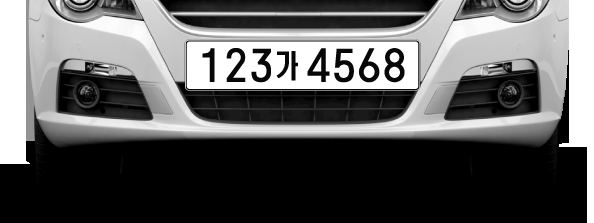
#> input picture carnum.png, 594 x 223 px
$ jupyter execute --allow-errors '자동차번호판.ipynb'
#> lines starting #> are read from the running program, lines starting #| are printed output that depends on the picture; after the words box and inside, x2 and y2 are one past the last pixel; in counts of white or black regions, pixels touching at a corner belong together
[cell 1]
import cv2
import numpy as np
import matplotlib.pyplot as plt
plt.style.use('dark_background')

img_ori=cv2.imread('carnum.png')
#> img_ori is the input picture: shape (223, 594, 3); mean B, G, R 95.3, 95.3, 95.3

height, width, channel=img_ori.shape
#> height = 223; width = 594; channel = 3

plt.figure(figsize=(12, 10))
plt.imshow(img_ori, cmap='gray')
print(height, width, channel)
#| 223 594 3

[cell 2]
gray = cv2.cvtColor(img_ori, cv2.COLOR_BGR2GRAY)
plt.figure(figsize=(12,10))
plt.imshow(gray, cmap='gray')

[cell 3]
img_blurred = cv2.GaussianBlur(gray, ksize=(5, 5), sigmaX=0)
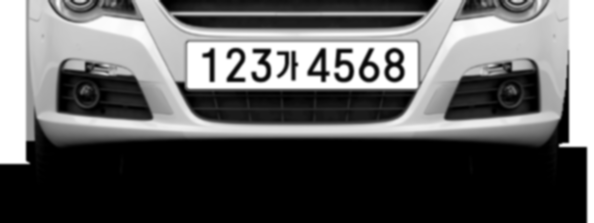
#> img_blurred: shape (223, 594); min 0, max 255, mean 95.3

img_blur_thresh = cv2.adaptiveThreshold(
    img_blurred,
    maxValue=255.0,
    adaptiveMethod=cv2.ADAPTIVE_THRESH_GAUSSIAN_C,
    thresholdType=cv2.THRESH_BINARY_INV,
    blockSize=19,
    C=9
)
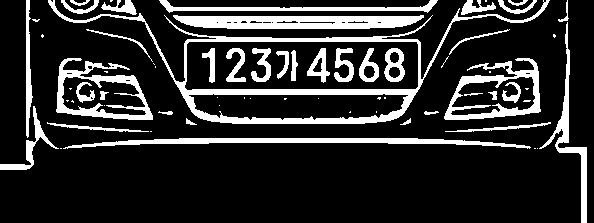
#> img_blur_thresh: shape (223, 594); 17.4% white; 68 white regions (30 under 20 px)

plt.figure(figsize=(12, 10))
plt.imshow(img_blur_thresh, cmap='gray')

[cell 4]
contours, _ = cv2.findContours(
    img_blur_thresh,
    mode=cv2.RETR_LIST,
    method=cv2.CHAIN_APPROX_SIMPLE
)
#> contours = 94 contours, 46 with area under 20; largest, box (x1, y1, x2, y2) and area: (48, 0, 550, 124) 20194, (184, 41, 419, 91) 11139, (188, 93, 409, 121) 4721, (56, 58, 153, 120) 3835, (444, 58, 541, 120) 3804

temp_result = np.zeros((height, width, channel), dtype=np.uint8)

#> (the rest of this cell did not finish here and is left out)

[cell 5]
temp_result = np.zeros((height, width, channel), dtype=np.uint8)

contours_dict = []

for contour in contours:
    x, y, w, h = cv2.boundingRect(contour)
    cv2.rectangle(temp_result, pt1=(x,y), pt2=(x+w, y+h), color=(255,255,255), thickness=2)

    contours_dict.append({
        'contour': contour,
        'x': x,
        'y': y,
        'w': w,
        'h': h,
        'cx': x + (w / 2),
        'cy': y + (h / 2)
    })
#> this loop made 94 passes
#> (x, y, w, h) on passes 1, 4, 6, 7, 8, 9, 10, 13, 14, 15, 16, 18: (537, 148, 1, 1), (63, 138, 468, 11), (445, 122, 106, 10), (47, 122, 102, 10), (400, 118, 11, 7), (186, 118, 11, 7), (424, 111, 15, 4), (158, 111, 15, 4), (0, 106, 59, 64), (219, 105, 1, 1), (104, 105, 1, 1), (71, 100, 3, 3)
#> (contour, x, y, w, h) on passes 2, 3, 5, 11, 12, 17: ([[534, 148], [535, 148]], 534, 148, 2, 1), ([[60, 148], [61, 148]], 60, 148, 2, 1), ([[150, 131], [151, 131]], 150, 131, 2, 1), ([[376, 111], [376, 112]], 376, 111, 1, 2), ([[350, 111], [349, 112], [350, 112]], 349, 111, 2, 2), ([[524, 100], [523, 101], [529, 101], [530, 100]], 523, 100, 8, 2)
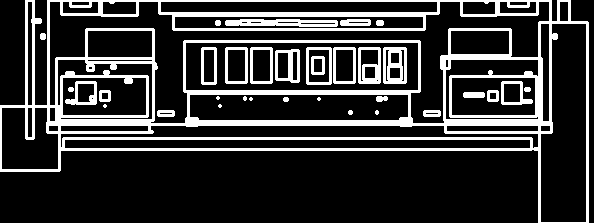
#> temp_result: shape (223, 594, 3); 20.2% white; 34 white regions (7 under 20 px), largest, box (x1, y1, x2, y2) and area: (0, 0, 589, 223) 21131, (225, 19, 338, 27) 690, (383, 47, 407, 84) 606
#> after the loop, contours_dict = 94 items

plt.figure(figsize=(12,10))
plt.imshow(temp_result, cmap='gray')

[cell 6]
MIN_AREA=80
MIN_WIDTH, MIN_HEIGHT=2, 8
MIN_RATIO, MAX_RATIO=0.25, 1.0

possible_contours=[]

cnt=0
for d in contours_dict:
    area=d['w']*d['h']
    ratio=d['w']/d['h']

    if area>MIN_AREA and d['w']>MIN_WIDTH and d['h']>MIN_HEIGHT and MIN_RATIO<ratio<MAX_RATIO:
        d['idx']=cnt
        cnt+=1
        possible_contours.append(d)
#> this loop made 94 passes
#> (area, ratio) on passes 4, 6, 7, 8, 9, 10, 13, 14, 28, 29, 30, 31: (5148, 42.55), (1060, 10.6), (1020, 10.2), (77, 1.57), (77, 1.57), (60, 3.75), (60, 3.75), (3776, 0.922), (6188, 7.89), (57, 6.33), (81, 1), (81, 1)
#> after the loop, cnt = 16; possible_contours = 16 items

temp_result=np.zeros((height, width, channel), dtype=np.uint8)

for d in possible_contours:
    cv2.rectangle(temp_result, pt1=(d['x'], d['y']), pt2=(d['x']+d['w'], d['y']+d['h']), color=(255, 255, 255), thickness=2)
#> this loop made 16 passes
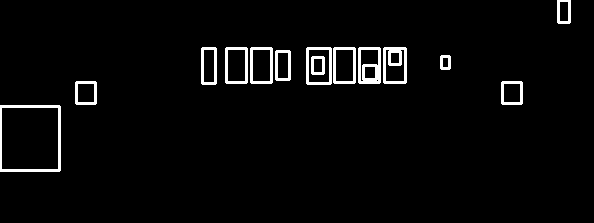
#> temp_result: shape (223, 594, 3); 3.3% white; 14 white regions, largest, box (x1, y1, x2, y2) and area: (0, 105, 61, 172) 669, (358, 47, 381, 84) 478, (383, 47, 407, 84) 466

plt.figure(figsize=(12, 10))
plt.imshow(temp_result, cmap='gray')

[cell 7]
MAX_DIAG_MULTIPLYER = 5
MAX_ANGLE_DIFF = 12.0
MAX_AREA_DIFF = 0.5
MAX_WIDTH_DIFF = 0.8
MAX_HEIGHT_DIFF = 0.2
MIN_N_MATCHED = 3

def find_chars(contour_list):
    matched_result_idx = []

    for d1 in contour_list:
        matched_contours_idx = []
        for d2 in contour_list:
            if d1['idx'] == d2['idx']:
                continue

            dx = abs(d1['cx'] - d2['cx'])
            dy = abs(d1['cy'] - d2['cy'])

            diagonal_length1 = np.sqrt(d1['w'] ** 2 + d1['h'] ** 2)

            distance = np.linalg.norm(np.array([d1['cx'], d1['cy']]) - np.array([d2['cx'], d2['cy']]))
            if dx == 0:
                angle_diff = 90
            else:
                angle_diff = np.degrees(np.arctan(dy / dx))
            area_diff = abs(d1['w'] * d1['h'] - d2['w'] * d2['h']) / (d1['w'] * d1['h'])
            width_diff = abs(d1['w'] - d2['w']) / d1['w']
            height_diff = abs(d1['h'] - d2['h']) / d1['h']

            if distance < diagonal_length1 * MAX_DIAG_MULTIPLYER \
            and angle_diff < MAX_ANGLE_DIFF and area_diff < MAX_AREA_DIFF \
            and width_diff < MAX_WIDTH_DIFF and height_diff < MAX_HEIGHT_DIFF:
                matched_contours_idx.append(d2['idx'])

        matched_contours_idx.append(d1['idx'])

        if len(matched_contours_idx) < MIN_N_MATCHED:
            continue

        matched_result_idx.append(matched_contours_idx)

        unmatched_contour_idx = []
        for d4 in contour_list:
            if d4['idx'] not in matched_contours_idx:
                unmatched_contour_idx.append(d4['idx'])

        unmatched_contour = np.take(possible_contours, unmatched_contour_idx)

        recursive_contour_list = find_chars(unmatched_contour)

        for idx in recursive_contour_list:
            matched_result_idx.append(idx)

        break
#> this loop made 4 passes
#> recursive_contour_list on pass 4: [[7, 9, 10, 11, 12, 13, 14, 8]]
#> after the loop, matched_result_idx = [[4, 5, 3], [7, 9, 10, 11, 12, 13, 14, 8]]

    return matched_result_idx

result_idx = find_chars(possible_contours)
#> result_idx = [[4, 5, 3], [7, 9, 10, 11, 12, 13, 14, 8]]

matched_result = []
for idx_list in result_idx:
    matched_result.append(np.take(possible_contours, idx_list))
#> this loop made 2 passes
#> after the loop, matched_result = 2 items

temp_result = np.zeros((height, width, channel), dtype=np.uint8)
#> temp_result: shape (223, 594, 3); every value is 0

for r in matched_result:
    for d in r:
        cv2.rectangle(temp_result, pt1=(d['x'], d['y']), pt2=(d['x']+d['w'], d['y']+d['h']), color=(255,255,255), thickness=2)
#> this loop made 2 passes
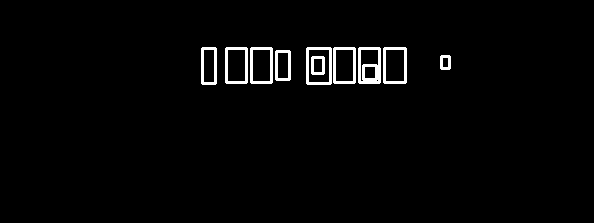
#> temp_result: shape (223, 594, 3); 2.2% white; 10 white regions, largest, box (x1, y1, x2, y2) and area: (358, 47, 381, 84) 478, (306, 47, 332, 85) 344, (383, 47, 407, 84) 326

plt.figure(figsize=(12, 10))
plt.imshow(temp_result, cmap='gray')
